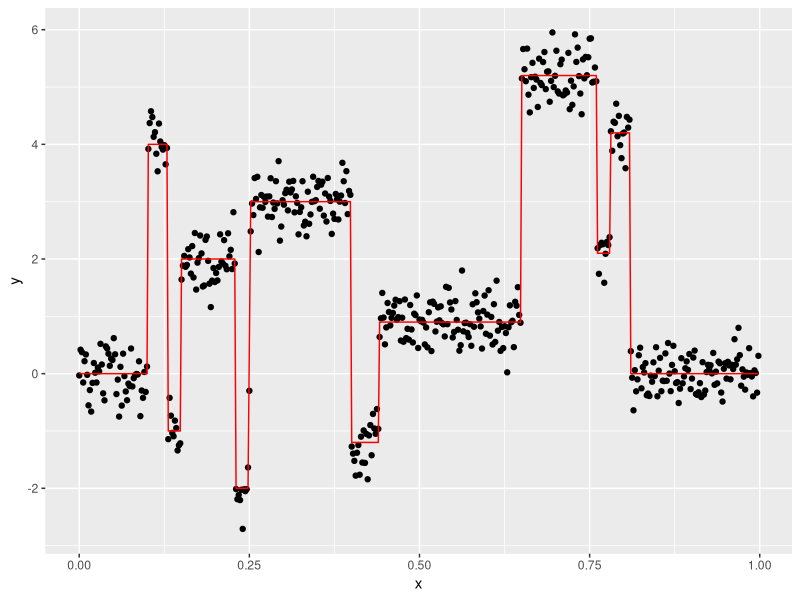

This chart was generated by the following R code: (Note: this script raises an error after producing the figure.)
#### Libraries ####
library(ggplot2)
library(reshape2)

###### Try with fixed (true) steps ######
truefunction<-function(x){
  t <- c(0.1, 0.13, 0.15, 0.23, 0.25, 0.4, 0.44, 0.65, 0.76, 0.78, 0.81)
  h <- c(4, -5, 3, -4, 5, -4.2, 2.1, 4.3, -3.1, 2.1, -4.2)
  temp <- 0
  for(i in 1:11) {
    temp <- temp + h[i]/2 * (1 + sign(x - t[i]))
  }
  return(temp)
}
## true and noisy data ##
n<-512
x<-(0:(n-1))/n
f<-truefunction(x)
set.seed(0401)
y=f+rnorm(f)/3
qplot(x=x, y=y, geom="point") + geom_line(aes(y=f), colour="red")

#### Number of steps = 11 ####
B <- 12 # B is number of steps as in HW 7 description
# i.e. need to estimate b_1,...,b_{B-1}, and f_1,...,f_B

### function to bin data ###
bsets <- function(b, x, y){
  m <- findInterval(x, b)
  y.sets <- split(y, m)
  n.sets <- as.numeric(sapply(y.sets, length))
  return(list(y.sets=y.sets, n.sets=n.sets))
}

### posterior distribution function ###
posterior <- function(f, sets, b, B=12, N=512, sigma, kappa0, a0, b0){
  # f is vector of B estimated heights
  # sets is output from bsets function
  # b is a vector of changepoints
  # B is total number of changepoints
  # N is number of observations
  # sigma^2 is variance of data normal
  # sigma^2/kappa0 is variance of normal priors on f
  # a0, b0 are parameters of inv-gamma prior on sigma
   
  ys <- sets$y.sets
  ns <- sets$n.sets
  sse <- sapply(1:B, function(i) sum((ys[[i]]-f[i])^2))
  tau <- sigma/sqrt(kappa0)
  
  # loglikelihood
  - sum(ns)*log(sqrt(2*pi)*sigma) - 1/(2*sigma^2)*sum(sse) - B*log(sqrt(2*pi*tau)) - 
    1/(2*tau^2)*sum(f^2) + lfactorial(N-B) - lfactorial(N) - log(dgamma(sigma, a0, b0))
}

## full conditional for f_j ##
sample_fj <- function(y, n, sigma, kappa0){
  # y is y's in j_th segment
  # n is num y's in j_th segment
  # sigma is data variance
  # kappa is variance scaling factor in f_j prior
  
  v <- sigma^2/(n + kappa0)
  m <- v*n/sigma^2*mean(y)
  rnorm(1, m, sqrt(v))
}

## full conditional for sigma ##
sample_sigma <- function(y.sets, ns, a0, b0, kappa0, N=512, B=12){
  # y.sets are observation sets
  # ns number of observations in each set
  # a0, b0 are hyperparameters of inv-gamma
  # kappa0 is variance scaling factor in f_j prior
  
  ssy <- 1/2*sum(sapply(y.sets, function(u) sum((u-mean(u))^2)))
  bm <- ns*kappa0/(2*(ns+kappa0))
  ssb <- sum(bm*sapply(y.sets, function(u) mean(u^2)))
  
  a1 <- a0 + N/2
  b1 <- b0 + ssy + ssb
  1/rgamma(1, a1, b1)
}

move <- function(b, b.sets, x, y, B=12, N=512, sigma, kappa0, a0, b0){
  pos <- which(x %in% b)
  b_star <- b
  i <- sample(1:length(b), 1)
  big_pos <- c(2, pos, N-1)
  int <- big_pos[c(i, i+2)]
  int2 <- c(int[1]+1, int[2]-1)
  i_star <- sample(int2[1]:int2[2], 1)
  b_new <- x[i_star]
  b_star[i] <- b_new
  b_star <- sort(b_star)
  new.sets <- bsets(b_star, x, y)
  accept <- posterior(f, new.sets, b_star, B=B, N=N, sigma, kappa0, a0,b0) - posterior(f, b.sets, b, B=B, N=N, sigma, kappa0, a0, b0)
  if(log(runif(1)) < accept){
    return(list(b=b_star, sets=new.sets))
  }else{
    return(list(b=b, sets=b.sets))
  }
}

move2 <- function(b, b.sets, x, y, B=12, N=512, sigma, kappa0, a0, b0){
  pos <- which(x %in% b)
  b_star <- b
  i <- sample(1:length(b), 1)
  N2 <- c(2:(N-1))[!2:(N-1) %in% pos]
  i_star <- sample(N2, 1)
  b_new <- x[i_star]
  b_star[i] <- b_new
  b_star <- sort(b_star)
  new.sets <- bsets(b_star, x, y)
  accept <- posterior(f, new.sets, b_star, B=B, N=N, sigma, kappa0, a0,b0) - posterior(f, b.sets, b, B=B, N=N, sigma, kappa0, a0, b0)
  if(log(runif(1)) < accept){
    return(list(b=b_star, sets=new.sets))
  }else{
    return(list(b=b, sets=b.sets))
  }
}



####### Sampler #######
fixed_sampler <- function(x, y, b, B, f, N, sigma, kappa0, a0, b0, mc.iter){
  b_save <- matrix(NA, ncol=length(b), nrow=mc.iter+1)
  f_save <- matrix(NA, ncol=B, nrow=mc.iter+1)
  sigma_save <- rep(NA, nrow=mc.iter)
  pos_save <- matrix(NA, ncol=length(b), nrow=mc.iter+1)

  b_save[1,] <- b
  f_save[1,] <- f
  sigma_save[1] <- sigma
  pos_save[1,] <- which(x %in% b)
  
  for(i in 1:mc.iter){
    b.sets <- bsets(b, x, y)
    
    ## check for move 
    check_newpos <- move(b, b.sets, x, y, B=B, N=N, sigma, kappa0, a0, b0)
    sets_new <- check_newpos$sets
    b_new <- check_newpos$b

    ## simulate fs
    f_new <- sapply(1:B, function(i) sample_fj(sets_new$y.sets[[i]],sets_new$n.sets[i], sigma, kappa0))
    
    ## simulate sigma
    sigma_new <- sample_sigma(sets_new$y.sets, sets_new$n.sets, a0, b0, kappa0, N=N, B=B)
      
    b_save[i+1,] <- b <- b_new
    f_save[i+1,] <- f <- f_new
    sigma_save[i+1] <- sigma <- sigma_new
    pos_save[i+1,] <- which(x %in% b) 
    cat("\r",i)
  }
  return(list(b=b_save, f=f_save, sigma=sigma_save, pos=pos_save))
}
fixed_sampler2 <- function(x, y, b, B, f, N, sigma, kappa0, a0, b0, mc.iter){
  b_save <- matrix(NA, ncol=length(b), nrow=mc.iter+1)
  f_save <- matrix(NA, ncol=B, nrow=mc.iter+1)
  sigma_save <- rep(NA, nrow=mc.iter)
  pos_save <- matrix(NA, ncol=length(b), nrow=mc.iter+1)
  
  b_save[1,] <- b
  f_save[1,] <- f
  sigma_save[1] <- sigma
  pos_save[1,] <- which(x %in% b)
  
  for(i in 1:mc.iter){
    b.sets <- bsets(b, x, y)
    
    ## check for move 
    check_newpos <- move2(b, b.sets, x, y, B=B, N=N, sigma, kappa0, a0, b0)
    sets_new <- check_newpos$sets
    b_new <- check_newpos$b
    
    ## simulate fs
    f_new <- sapply(1:B, function(i) sample_fj(sets_new$y.sets[[i]],sets_new$n.sets[i], sigma, kappa0))
    
    ## simulate sigma
    sigma_new <- sample_sigma(sets_new$y.sets, sets_new$n.sets, a0, b0, kappa0, N=N, B=B)
    
    b_save[i+1,] <- b <- b_new
    f_save[i+1,] <- f <- f_new
    sigma_save[i+1] <- sigma <- sigma_new
    pos_save[i+1,] <- which(x %in% b) 
    cat("\r",i)
  }
  return(list(b=b_save, f=f_save, sigma=sigma_save, pos=pos_save))
}

b.init <- sort(sample(x[-c(1,512)], 11))
f.init <- rnorm(12,0,2)
sigma.init <- 1
kappa0 <- 1
a0 <- 2
b0 <- 0.01

test<-fixed_sampler(x=x, y=y, b=b.init, B=12, f=f.init, N=512, 
              sigma=sigma.init, kappa0=kappa0, a0=a0, b0=b0, mc.iter=10000)

test2<-fixed_sampler2(x=x, y=y, b=b.init, B=12, f=f.init, N=512, 
                    sigma=sigma.init, kappa0=kappa0, a0=a0, b0=b0, mc.iter=10000)


qplot(x=1:1001, y=test2$sigma, geom="line")

bs <- test$b[-c(1:5000),]
bs.m <- melt(bs)
fs <- test$f[-c(1:5000),]
fs.m <- melt(fs)
qplot(data=bs.m, x=value) + facet_wrap(~Var2, ncol=3)
qplot(data=fs.m, x=value) + facet_wrap(~Var2, ncol=3)

fhats <- apply(fs, 2, median)
bhats <- apply(bs, 2, median)

qplot(x=x, y=y, geom="point") + geom_line(aes(y=f), colour="red") + geom_vline(aes(xintercept=bhats), colour="blue")

qplot(x=x, y=y, geom="point") + geom_line(aes(y=f), colour="red") + geom_hline(aes(yintercept=fhats), colour="blue")

setshat <- bsets(bhats, x,y)
yhats <- sapply(1:12, function(i) setshat$y.sets[[i]] + fhats[i] - setshat$y.sets[[i]])
qplot(x=x, y=y, geom="point") + geom_line(aes(y=f), colour="red") + geom_line(aes(y=unlist(yhats)), colour="blue")

# disaster number function m(.)
count.disasters <- function(s1, s2) {
  return(sum(coal >= s1 & coal < s2))
}

k0 <- 1
s0 <- c(1851,1963)
h0 <- c(1.7)

lambda = 3

# value of Gamma(a,b)
a=1
b=200/365.24


# accept probability function for Height move

alpha.hmove <- function(s,h,h_tilde,j) {
  m <- count.disasters(s[j],s[j+1])
  log_likelihood_ratio <- (h[j] - h_tilde) * (s[j+1] - s[j]) + m * (log(h_tilde) - log(h[j]))
  log_prior_ratio <- a * (log(h_tilde) - log(h[j])) - b * (h_tilde - h[j])
  log_pi_ratio <- log_likelihood_ratio + log_prior_ratio
  return(exp(log_pi_ratio))
  
}


# accept probability function for Position move

alpha.smove <- function(s,h,s_tilde,j) {
  m1 <- count.disasters(s[j-1],s[j])
  m1_tilde <- count.disasters(s[j-1],s_tilde)
  m2 <- count.disasters(s[j],s[j+1])
  m2_tilde <- count.disasters(s_tilde,s[j+1])
  log_likelihood_ratio <- (h[j] - h[j-1]) * (s_tilde - s[j]) + (m1_tilde - m1) * log(h[j-1]) + (m2_tilde - m2) * log(h[j])
  log_prior_ratio <- log(s_tilde - s[j-1]) + log(s[j+1] - s_tilde) - log(s[j] - s[j-1]) - log(s[j+1] - s[j])
  log_pi_ratio <- log_likelihood_ratio + log_prior_ratio
  return(exp(log_pi_ratio))
  
}


# accept probability function for birth of step

alpha.birth <- function(s,h,s_star,h1_prime,h2_prime,j,k) {
  m1_prime <- count.disasters(s[j],s_star)
  m2_prime <- count.disasters(s_star,s[j+1])
  mj <- m1_prime + m2_prime
  log_likelihood_ratio <- (
    - h1_prime * (s_star - s[j]) - h2_prime * (s[j+1] - s_star)
    + m1_prime * log(h1_prime) + m2_prime * log(h2_prime)
    + h[j] * (s[j+1] - s[j]) - mj * log(h[j])
  )
  log_prior_ratio <- (
    log(2) + log(lambda) + log(2*k+1)
    - log(s[k+1] - s[1]) + log(s_star - s[j]) + log (s[j+1] - s_star) - log(s[j+1] - s[j])
    + a * log(b) - log(gamma(a)) + (a-1) * (log(h1_prime) + log(h2_prime)) - a * log(h[j])
    - b * (h1_prime + h2_prime - h[j])
  )
  log_proposal_ratio <- log(death(k)) - log(birth(k-1)) - log(k)
  log_Jacobian <- 2 * log(h1_prime + h2_prime)
  log_pi_ratio <- log_likelihood_ratio + log_prior_ratio + log_proposal_ratio + log_Jacobian
  return(exp(log_pi_ratio))
}



# accept probability function for death of step

alpha.death <- function(s,h,hj_prime,j,k) {
  m1 <- count.disasters(s[j],s[j+1])
  m2 <- count.disasters(s[j+1],s[j+2])
  mj_prime <- m1 + m2
  log_likelihood_ratio <- (
    - hj_prime * (s[j+2] - s[j]) + mj_prime * log(hj_prime)
    + h[j] * (s[j+1] - s[j]) + h[j+1] * (s[j+2] - s[j+1])
    - m1 * log(h[j]) - m2 * log(h[j+1])
  )
  log_prior_ratio <- (
    - log(2) - log (lambda) - log(2*k-1)
    + log(s[k+1] - s[1]) - log(s[j+1] - s[j]) - log (s[j+2] - s[j+1]) + log(s[j+2] - s[j])
    - a * log(b) + log(gamma(a)) - (a-1) * (log(h[j]) + log(h[j+1])) + a * log(hj_prime)
    + b * (h[j] + h[j+1] - hj_prime)
  )
  log_proposal_ratio <- + log(birth(k-2)) + log(k-1) -log(death(k-1))
  log_Jacobian <- - 2 * log(h[j] + h[j+1])
  log_pi_ratio <- log_likelihood_ratio + log_prior_ratio + log_proposal_ratio + log_Jacobian
  return(exp(log_pi_ratio))
  
}


birth <- function(change_points){return(3.6/7 * min(1,lambda/(change_points+1)))}
death <- function(change_points){return(3.6/7 * min(1,change_points/lambda))}

Move <- function(n, h, s, k) {
  H <- list()
  S <- list()
  K <- vector(length=n)
  K[1] <- k
  H[[1]] <- h
  S[[1]] <- s
  
  for (i in 2:n){
    position_prob <- ifelse(k<=1, 0, 0.5 * (1 - birth(k-1) - death(k-1)))
    #if (k<=1) {position_prob <- 0} else {position_prob <- 0.5 * (1 - birth(k-1) - death(k-1))}
    
    height_prob <- 1 - birth(k-1) - death(k-1) - position_prob
    
    type <- runif(1)
    
    if (type>1-height_prob) {                       #from 1 to k is for Height h_1 to h_k
      j <- sample(1:k,size=1)
      u <- runif(1,-0.5,0.5)
      h_tilde <- h[j] * exp(u)
      U <- runif (1)
      if (U < alpha.hmove(s,h,h_tilde,j)) {
        h[j] <- h_tilde
      }
    }
    
    if (type<=1-height_prob && type>1-height_prob-position_prob) {                     #from 2 to k is for Position s_2 to s_k
      j <- sample(1:(k-1), size=1) + 1
      s_tilde <- runif(1,s[j-1],s[j+1])
      U <- runif (1)
      if (U < alpha.smove(s,h,s_tilde,j)) {
        s[j] <- s_tilde
      }
    }
    
    if (type>=birth(k-1) && type<=birth(k-1)+death(k-1)) {                    #from 1 to k-1 is for death of steps d_2 to d_k
      j <- sample(1:(k-1), size=1)
      r <- (s[j+2] - s[j+1]) / (s[j+2] - s[j])
      hj_prime <- h[j]^(1-r) * h[j+1]^r                    #exp((1-r) * log(h[j]) + r * log(h[j+1]))
      U <- runif(1)
      if (U < alpha.death(s,h,hj_prime,j,k)){
        k <- k - 1
        h[j] <- hj_prime
        h <- h[-(j+1)]
        s <- s[-(j+1)]
      }
    }
    
    if (type<=birth(k-1)){                                             #from 1 to k is for birth of steps b_1 to b_k
      j <- sample(1:k,size=1)
      s_star <- runif(1,s[j],s[j+1])
      u <- runif(1)
      r <- exp(log(s[j+1] - s_star) - log(s[j+1] - s[j]))
      h1_prime = h[j] * exp(r * (log(u) - log(1-u)))
      h2_prime = h[j] * exp((1-r) * (log(1-u) - log(u)))
      U <- runif(1)
      if (U < alpha.birth(s,h,s_star,h1_prime,h2_prime,j,k)){
        s <- c(s[1:j], s_star, s[(j+1):(k+1)])
        if (j > 1) {
          left <- h[1:(j-1)]
        } else {
          left <- c()
        }
        if (j < k) {
          right <- h[(j+1):k]
        } else {
          right <- c()
        }
        h <- c(left, h1_prime, h2_prime, right)
        k <- k + 1
      }
    }
    
    K[i] <- k
    H[[i]] <- h
    S[[i]] <- s
  } 
  return(list(h=H,k=K,s=S))
}